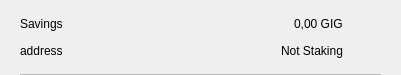
<?xml version="1.0" encoding="UTF-8"?>
<ui version="4.0">
 <class>CSRow</class>
 <widget class="QWidget" name="CSRow">
  <property name="geometry">
   <rect>
    <x>0</x>
    <y>0</y>
    <width>401</width>
    <height>75</height>
   </rect>
  </property>
  <property name="windowTitle">
   <string>Form</string>
  </property>
  <layout class="QVBoxLayout" name="verticalLayout">
   <property name="spacing">
    <number>0</number>
   </property>
   <property name="leftMargin">
    <number>20</number>
   </property>
   <property name="topMargin">
    <number>10</number>
   </property>
   <property name="rightMargin">
    <number>20</number>
   </property>
   <property name="bottomMargin">
    <number>0</number>
   </property>
   <item>
    <widget class="QWidget" name="info" native="true">
     <property name="minimumSize">
      <size>
       <width>0</width>
       <height>0</height>
      </size>
     </property>
     <layout class="QHBoxLayout" name="horizontalLayout_3">
      <property name="leftMargin">
       <number>0</number>
      </property>
      <property name="topMargin">
       <number>0</number>
      </property>
      <property name="rightMargin">
       <number>0</number>
      </property>
      <property name="bottomMargin">
       <number>10</number>
      </property>
      <item>
       <widget class="QWidget" name="container" native="true">
        <property name="minimumSize">
         <size>
          <width>0</width>
          <height>0</height>
         </size>
        </property>
        <layout class="QVBoxLayout" name="verticalLayout_2">
         <property name="spacing">
          <number>0</number>
         </property>
         <property name="leftMargin">
          <number>0</number>
         </property>
         <property name="topMargin">
          <number>0</number>
         </property>
         <property name="rightMargin">
          <number>0</number>
         </property>
         <property name="bottomMargin">
          <number>0</number>
         </property>
         <item>
          <layout class="QHBoxLayout" name="horizontalLayout">
           <item>
            <widget class="QLabel" name="labelName">
             <property name="text">
              <string>Savings</string>
             </property>
            </widget>
           </item>
           <item>
            <spacer name="horizontalSpacer">
             <property name="orientation">
              <enum>Qt::Horizontal</enum>
             </property>
             <property name="sizeHint" stdset="0">
              <size>
               <width>40</width>
               <height>20</height>
              </size>
             </property>
            </spacer>
           </item>
           <item>
            <widget class="QLabel" name="labelAmount">
             <property name="text">
              <string>0,00 GIG</string>
             </property>
            </widget>
           </item>
          </layout>
         </item>
         <item>
          <layout class="QHBoxLayout" name="horizontalLayout_2">
           <item>
            <widget class="QLabel" name="labelAddress">
             <property name="text">
              <string>address</string>
             </property>
            </widget>
           </item>
           <item>
            <spacer name="horizontalSpacer_2">
             <property name="orientation">
              <enum>Qt::Horizontal</enum>
             </property>
             <property name="sizeHint" stdset="0">
              <size>
               <width>40</width>
               <height>20</height>
              </size>
             </property>
            </spacer>
           </item>
           <item>
            <widget class="QLabel" name="labelStaking">
             <property name="text">
              <string>Not Staking</string>
             </property>
            </widget>
           </item>
          </layout>
         </item>
        </layout>
       </widget>
      </item>
      <item alignment="Qt::AlignHCenter|Qt::AlignVCenter">
       <widget class="QPushButton" name="pushButtonMenu">
        <property name="minimumSize">
         <size>
          <width>24</width>
          <height>24</height>
         </size>
        </property>
        <property name="maximumSize">
         <size>
          <width>32</width>
          <height>32</height>
         </size>
        </property>
        <property name="focusPolicy">
         <enum>Qt::NoFocus</enum>
        </property>
        <property name="styleSheet">
         <string notr="true">border:none; background-color:transparent;</string>
        </property>
        <property name="text">
         <string/>
        </property>
        <property name="icon">
         <iconset>
          <normaloff>://ic-menu-hover</normaloff>://ic-menu-hover</iconset>
        </property>
        <property name="iconSize">
         <size>
          <width>24</width>
          <height>24</height>
         </size>
        </property>
       </widget>
      </item>
     </layout>
    </widget>
   </item>
   <item>
    <widget class="QLabel" name="lblDivisory">
     <property name="minimumSize">
      <size>
       <width>0</width>
       <height>1</height>
      </size>
     </property>
     <property name="maximumSize">
      <size>
       <width>16777215</width>
       <height>1</height>
      </size>
     </property>
     <property name="styleSheet">
      <string notr="true">background-color:#bababa;</string>
     </property>
     <property name="text">
      <string/>
     </property>
     <property name="alignment">
      <set>Qt::AlignBottom|Qt::AlignLeading|Qt::AlignLeft</set>
     </property>
    </widget>
   </item>
  </layout>
 </widget>
 <resources/>
 <connections/>
</ui>
